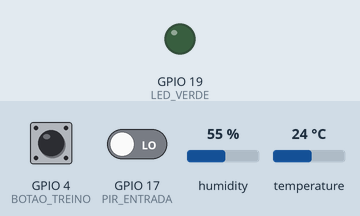
Recording of a sketch running on a simulated ESP32. Parts: output pins drawn as LEDs (lit = HIGH). The test bench sets the inputs (shaded band); at power-on: GPIO 17 (PIR_ENTRADA) LOW, GPIO 4 (BOTAO_TREINO) HIGH, humidity 55 %, temperature 24 °C. WiFi joins after 1.5 s; servers stay silent unless stated; no MQTT or app messages arrive unless stated; what the sketch prints to the serial monitor is not drawn.

Above: at 7.7 s.
7.8 s: GPIO 17 (PIR_ENTRADA) driven HIGH
At 8.8 s:
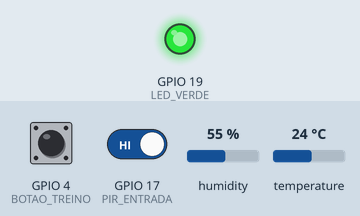
9.3 s: GPIO 17 (PIR_ENTRADA) driven LOW
At 9.9 s:
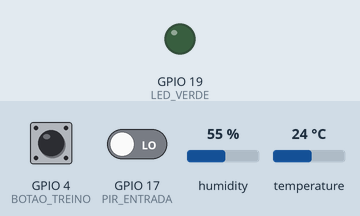
Timing chart, 0 to 12.3 s (numbered marks = the images above; inputs shaded):
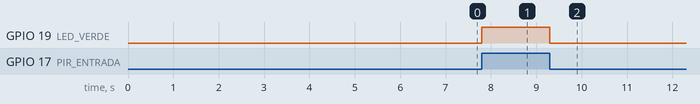

Measured:
- after the input at 7.8 s, GPIO 19 (LED_VERDE): LOW → HIGH at once
- after the input at 9.3 s, GPIO 19 (LED_VERDE): HIGH → LOW at once

The sketch:

futfemiot.ino
```cpp
#include <WiFi.h>
#include <PubSubClient.h>
#include <DHT.h>

// ======== DEFINIÇÕES DE PINOS ========
#define PIR_ENTRADA 17
#define PIR_SAIDA 26
#define DHTPIN 14
#define DHTTYPE DHT22
#define BOTAO_TREINO 4
#define LED_VERDE 19

// ======== DHT ========
DHT dht(DHTPIN, DHTTYPE);

// ======== WI-FI E MQTT CONFIG ========
const char* default_SSID = "Wokwi-GUEST";
const char* default_PASSWORD = "";
const char* default_BROKER_MQTT = "50.17.154.115";
const int default_BROKER_PORT = 1883;
const char* default_TOPICO_SUBSCRIBE = "/TEF/device011/cmd";
const char* default_TOPICO_PUBLISH_1 = "/TEF/device011/attrs";
const char* default_TOPICO_PUBLISH_2 = "/TEF/device011/attrs/t";
const char* default_TOPICO_PUBLISH_3 = "/TEF/device011/attrs/u";
const char* default_TOPICO_PUBLISH_4 = "/TEF/device011/attrs/p";
const char* default_TOPICO_PUBLISH_5 = "/TEF/device011/attrs/a";
const char* default_ID_MQTT = "fiware_001";
const char* topicPrefix = "device011";

// Variáveis para configurações editáveis
char* SSID = const_cast<char*>(default_SSID);
char* PASSWORD = const_cast<char*>(default_PASSWORD);
char* BROKER_MQTT = const_cast<char*>(default_BROKER_MQTT);
int BROKER_PORT = default_BROKER_PORT;
char* TOPICO_SUBSCRIBE = const_cast<char*>(default_TOPICO_SUBSCRIBE);
char* TOPICO_PUBLISH_1 = const_cast<char*>(default_TOPICO_PUBLISH_1);
char* TOPICO_PUBLISH_2 = const_cast<char*>(default_TOPICO_PUBLISH_2);
char* TOPICO_PUBLISH_3 = const_cast<char*>(default_TOPICO_PUBLISH_3);
char* TOPICO_PUBLISH_4 = const_cast<char*>(default_TOPICO_PUBLISH_4);
char* TOPICO_PUBLISH_5 = const_cast<char*>(default_TOPICO_PUBLISH_5);
char* ID_MQTT = const_cast<char*>(default_ID_MQTT);

WiFiClient espClient;
PubSubClient MQTT(espClient);

// ======== VARIÁVEIS ========
int pessoas = 0;
float temp, umid;
bool estadoEntrada = LOW;
bool botaoAnterior = LOW;
bool treinoAtivo = false;

// ======== FUNÇÕES ========
void initWiFi() {
    delay(10);
    Serial.println("------Conexao WI-FI------");
    Serial.print("Conectando-se na rede: ");
    Serial.println(SSID);
    Serial.println("Aguarde");
    reconectWiFi();
}

void reconectWiFi() {
    if (WiFi.status() == WL_CONNECTED)
        return;
    WiFi.begin(SSID, PASSWORD);
    while (WiFi.status() != WL_CONNECTED) {
        delay(100);
        Serial.print(".");
    }
    Serial.println();
    Serial.println("Conectado com sucesso na rede ");
    Serial.print(SSID);
    Serial.println("IP obtido: ");
    Serial.println(WiFi.localIP());
}

void initMQTT() {
  MQTT.setServer(BROKER_MQTT, BROKER_PORT);
}

void reconnectMQTT() {
  while (!MQTT.connected()) {
    Serial.print("* Tentando conectar ao broker MQTT: ");
    Serial.println(BROKER_MQTT);
    if (MQTT.connect(ID_MQTT)) {
      Serial.println("Conectado ao broker MQTT!");
      MQTT.subscribe(TOPICO_SUBSCRIBE);
    } else {
      Serial.println("Falha na conexão, tentando novamente...");
      delay(2000);
    }
  }
}

void VerificaConexoesWiFIEMQTT() {
    if (!MQTT.connected())
        reconnectMQTT();
    reconectWiFi();
}

// ======== SENSOR DHT22 ========
void sensorTempUmid(){
  temp = dht.readTemperature();
  umid = dht.readHumidity();

  String mensagemTemp = String(temp);
  MQTT.publish(default_TOPICO_PUBLISH_2, mensagemTemp.c_str());
  String mensagemUmid = String(umid);
  MQTT.publish(default_TOPICO_PUBLISH_3, mensagemUmid.c_str());
}

// ======== SENSOR pir-motion ========
void sensorPresenca() {
  int leituraEntrada = digitalRead(PIR_ENTRADA);

  if (leituraEntrada == 1) {
    digitalWrite(LED_VERDE, HIGH);
    if(estadoEntrada == LOW){
      pessoas++;
      Serial.println("➡️  Pessoa entrou na quadra");
      Serial.print("Total de pessoas: ");
      Serial.println(pessoas);
      estadoEntrada = HIGH;
    }
  }else{
    digitalWrite(LED_VERDE, LOW);
    if (estadoEntrada == HIGH){
      Serial.println("Motion ended!");
      estadoEntrada = LOW;
    }
  }

  String mensagemPresenca = String(pessoas);
  MQTT.publish(default_TOPICO_PUBLISH_4, mensagemPresenca.c_str());
}

// ======== Treino Ativo ========
void treino() {
  bool leituraBotao = digitalRead(BOTAO_TREINO);

  if (leituraBotao == LOW && botaoAnterior == HIGH) {
    treinoAtivo = !treinoAtivo;
    delay(300);
  }
  botaoAnterior = leituraBotao;

  String mensagemTreino = treinoAtivo ? "true" : "false";
  MQTT.publish(default_TOPICO_PUBLISH_5, mensagemTreino.c_str());
}


void setup() {
  Serial.begin(115200);
  pinMode(PIR_ENTRADA, INPUT);
  pinMode(PIR_SAIDA, INPUT);
  pinMode(BOTAO_TREINO, INPUT_PULLUP);
  pinMode(LED_VERDE, OUTPUT);
  dht.begin();

  Serial.println("⏳ Aguardando estabilização dos sensores PIR...");
  delay(5000);

  initWiFi();
  initMQTT();
}

void loop() {
  VerificaConexoesWiFIEMQTT();
  MQTT.loop();

  sensorTempUmid();
  sensorPresenca();
  treino();

}
```
